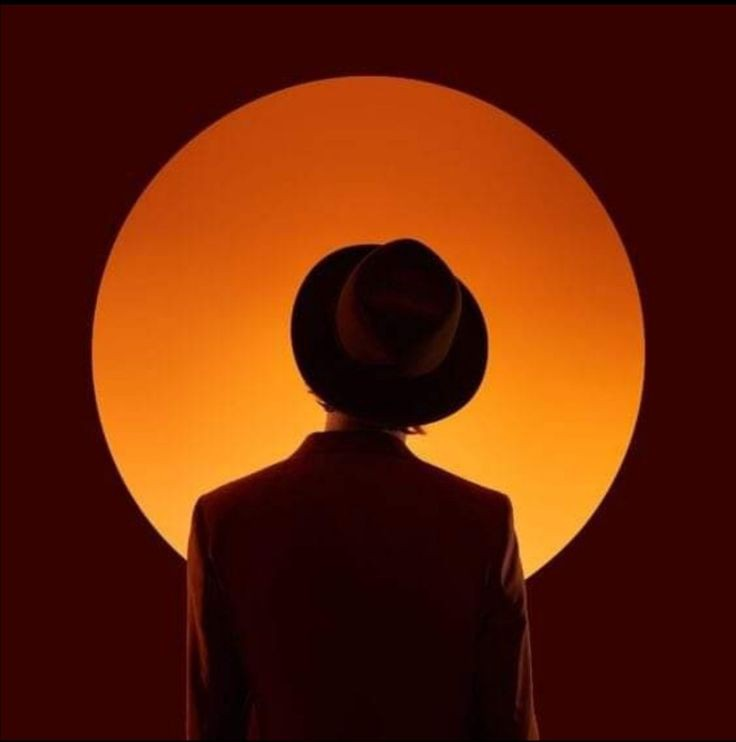
#> input picture image_processing/red.jpg, 736 x 742 px
$ jupyter execute --allow-errors img.ipynb
#> lines starting #> are read from the running program, lines starting #| are printed output that depends on the picture; after the words box and inside, x2 and y2 are one past the last pixel; in counts of white or black regions, pixels touching at a corner belong together
[cell 1]
import numpy as np
import cv2
import matplotlib.pyplot as plt
import matplotlib.image as i

## Take input an image

[cell 2]
img = cv2.imread("red.jpg")
#> img is the input picture: shape (742, 736, 3); mean B, G, R 6.5, 33.8, 98.1
plt.imshow(img)

[cell 3]
img1 = i.imread("red.jpg")
plt.imshow(img1)

[cell 4]
img

## Take input of targeted image.

#> (a cell that did not finish here is left out)

#> (a cell that did not finish here is left out)

## Extract colour.

[cell 7]
img1_hsv = cv2.cvtColor(img1, cv2.COLOR_RGB2HSV)
#> img1_hsv: shape (742, 736, 3); mean H, S, V 26.4, 244.5, 98.1
plt.imshow(img1_hsv)

[cell 8]
#Convert the images to the HSV color space (hue, saturation, value). This conversion allows us to easily isolate the dark colors based on their value
img_hsv = cv2.cvtColor(img, cv2.COLOR_BGR2HSV)
#> (the rest of this cell did not finish here and is left out)

[cell 9]
plt.imshow(img_hsv)

[cell 10]
img

[cell 11]
img_hsv

#> (a cell that did not finish here is left out)

[cell 13]
#Define the lower and upper threshold values for the dark colors you want to extract. In the HSV color space, the value ranges from 0 to 255
lower_threshold = np.array([0, 0, 0])
upper_threshold = np.array([75, 50, 50]) # 10/20

[cell 14]
#color mask isolates a particular color in an image
#Create a mask using the threshold values to isolate the dark colors in the source image.
dark_mask = cv2.inRange(img, lower_threshold, upper_threshold)
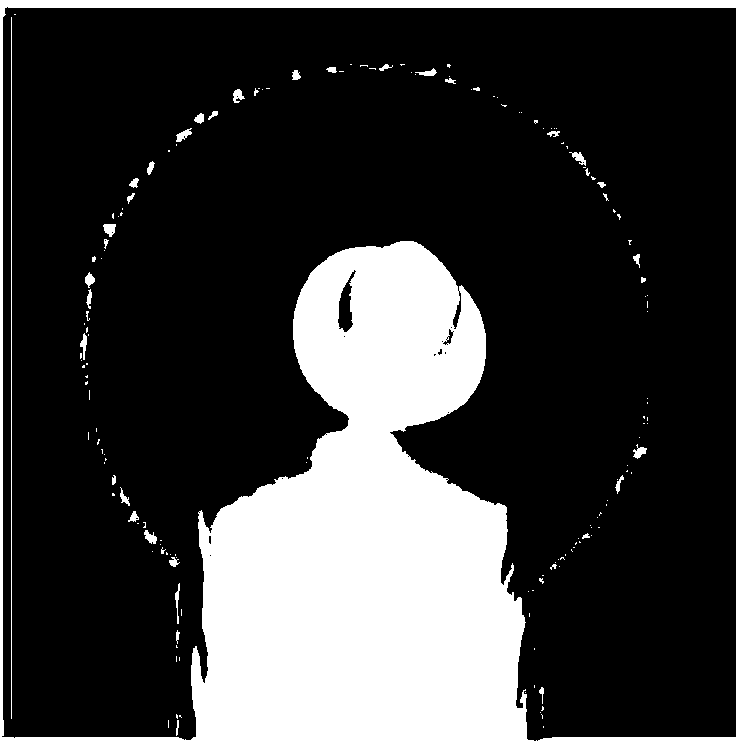
#> dark_mask: shape (742, 736); 23.1% white; 164 white regions (123 under 20 px), largest, box (x1, y1, x2, y2) and area: (0, 0, 736, 742) 122923, (11, 17, 12, 719) 702, (103, 224, 116, 237) 118

#dark_mask = cv2.inRange(img_hsv, lower_threshold, upper_threshold)

[cell 15]
plt.imshow(dark_mask)

## Apply the mask to the target image

Bitwise AND (cv2.bitwise_and): Performs a bitwise AND operation on two input images. It sets each pixel in the output image to 255 (1 in binary) if the corresponding pixel values in both input images are non-zero; otherwise, it sets the output pixel value to 0.

Bitwise OR (cv2.bitwise_or): Performs a bitwise OR operation on two input images. It sets each pixel in the output image to 255 (1 in binary) if the corresponding pixel values in either of the input images are non-zero; otherwise, it sets the output pixel value to 0.

Bitwise XOR (cv2.bitwise_xor): Performs a bitwise XOR operation on two input images. It sets each pixel in the output image to 255 (1 in binary) if the corresponding pixel values in the input images differ; otherwise, it sets the output pixel value to 0.

Bitwise NOT (cv2.bitwise_not): Performs a bitwise NOT operation on a single input image. It inverts the pixel values of the image, setting each 0 pixel to 255 and vice versa.

#> (a cell that did not finish here is left out)

#> (a cell that did not finish here is left out)

#> (a cell that did not finish here is left out)

#> (a cell that did not finish here is left out)

## ASCII image

[cell 20]
from PIL import Image
Image.open ( "red.jpg" )

[cell 21]
import pywhatkit
pywhatkit. image_to_ascii_art( 'red.jpg' , ' ascii_img ' )
#> (this line was passed over: pywhatkit is not available in this run)
